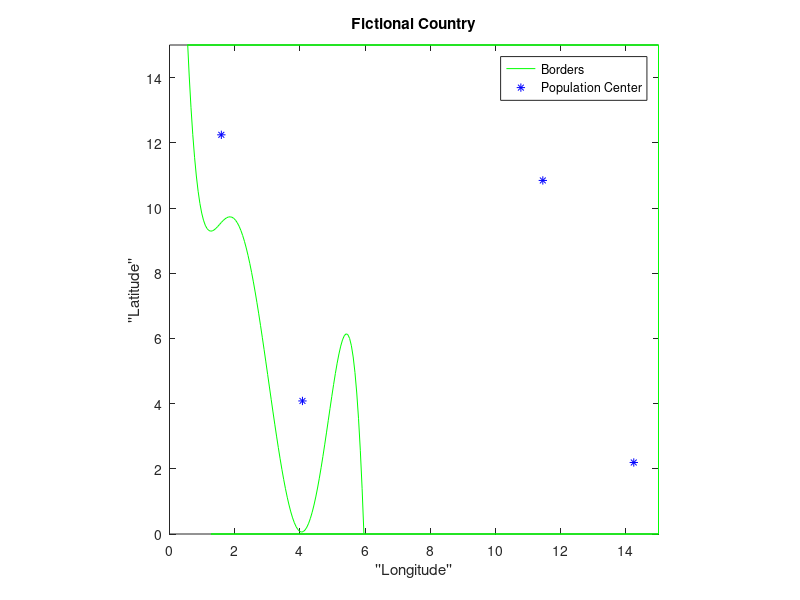
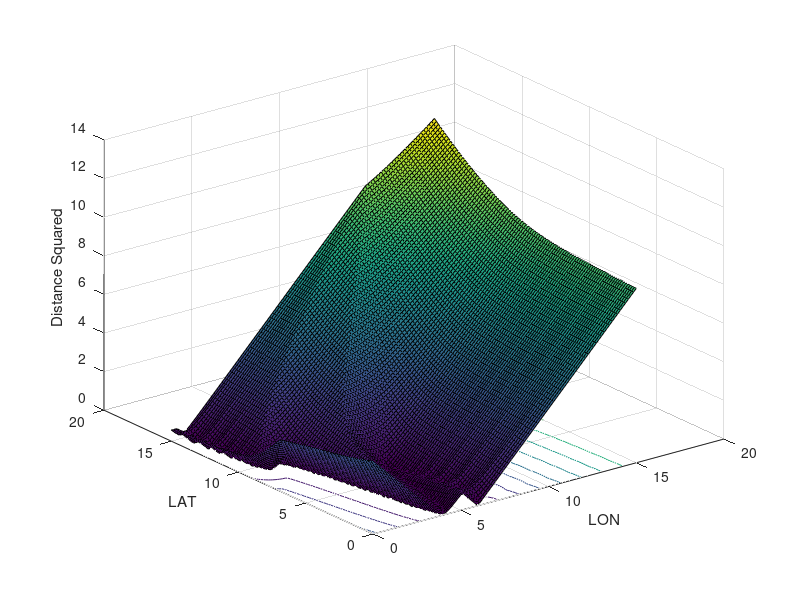
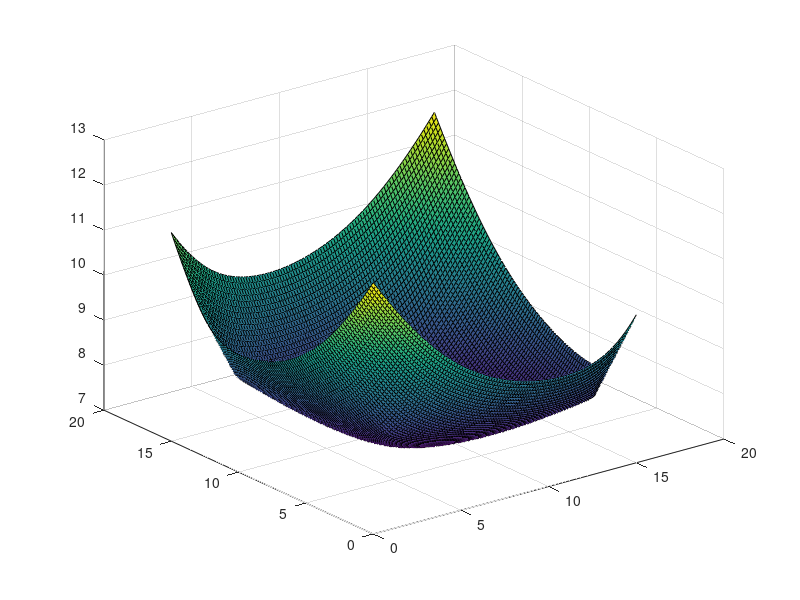
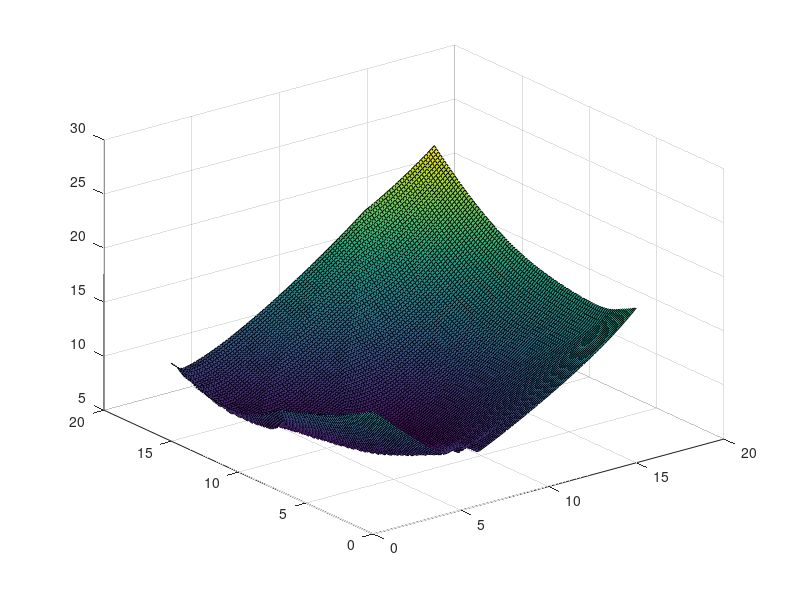

Recreate these plots in MATLAB, in order.
clc; clear; close all

%% Defining the Coast

% Coefficients of polynomial that define the coastline have been
% predetermined (totally arbitrary, but still predetermined)
coastCoeff = load("coastPolyCoeffs.mat");
alphaStar = coastCoeff.alphaStar;

%Some linearly spaced x values
x = linspace(0.55,5.9625,100);

%The 5th-order polynomial that will define our coast:
fx = alphaStar(1,:) + alphaStar(2,:).*x + alphaStar(3,:).*x.^2 + alphaStar(4,:).*x.^3 ...
    + alphaStar(5,:).*x.^4 + alphaStar(6,:).*x.^5;

coast_line = @(x) alphaStar(1,:) + alphaStar(2,:).*x + alphaStar(3,:).*x.^2 + alphaStar(4,:).*x.^3 ...
    + alphaStar(5,:).*x.^4 + alphaStar(6,:).*x.^5;

%coast_line = @(x) -x+15

upper_bound = 15;
lower_bound = 0;
right_bound = 15;

options = optimset('Display','off');
x_bounds = [0 right_bound];
x_bounds = max(x_bounds, fsolve((@(x) (coast_line(x) - upper_bound)),0,options));
x_bounds = min(x_bounds, fsolve((@(x) (coast_line(x) - lower_bound)),0, options));

plot(x, fx,'g');
hold on

%%% Defining the borders of the country (just straight lines)

%Define upper border as straight line:
x1 = linspace(x_bounds(1), right_bound,2);
y1 = upper_bound.*ones(length(x1));
plot(x1,y1,'g','HandleVisibility','off')

%Define lower border as straight line:
x2 = linspace(x_bounds(2),right_bound ,2);
y2 = lower_bound.*ones(length(x2));
plot(x2,y2,'g','HandleVisibility','off')

%Define right side boarder as straight line:
xv = right_bound.*ones(2,1);
yv = linspace(lower_bound, upper_bound,length(xv));
plot(xv,yv,'g','HandleVisibility','off')


%% Plot some randomly selected population centers:
popCenters = [4.0783    4.0816;
              1.5899   12.2449;
             11.4516   10.8455;
             14.2416    2.1937;];
plot(popCenters(:,1),popCenters(:,2),'b*')

%% Add some titles and labels
legend("Borders","Population Center")
title("Fictional Country")
xlabel("''Longitude''")
ylabel("''Latitude''")
axis([0 right_bound lower_bound upper_bound]) 
axis equal

%% Distance to coastline

%Create a meshgrid of lat/lon coordinates
LAT = linspace(0,15,100);
LON = linspace(0,15,100);
[LAT,LON] = meshgrid(LAT,LON);

%Create distance variables:
D2Coast = zeros(length(x),1);    %At a given point, this is the distance to every point 
                           %on the function fx
minD2Coast = zeros(size(LAT));   %Minimum distance from each x,y coordinate to the line fx

for i = 1:length(LON)
    for j = 1:length(LAT)
        for n = 1:length(x)
            D2Coast(n) = sqrt((LON(i,j)-x(n))^2 + (LAT(i,j)-fx(n))^2);    %Calculate distance from coordinates to point on the line
        end
        minD2Coast(i,j) = unique(min(D2Coast));
    end
end
%Plot
figure(2)
surfc(LON,LAT,minD2Coast)
xlabel("LON")
ylabel("LAT")
zlabel("Distance Squared")


%% Distance to cities

D2City1 = zeros(size(LAT));
D2City2 = zeros(size(LAT));
D2City3 = zeros(size(LAT));
D2City4 = zeros(size(LAT));

%Population of cities
popCity1 = 100;
popCity2 = 250;
popCity3 = 75;
popCity4 = 275;
totalPop = popCity1+popCity2+popCity3+popCity4;

%Normalize each cities population by the total population
normPop1 = popCity1/totalPop;   
normPop2 = popCity2/totalPop;
normPop3 = popCity3/totalPop;
normPop4 = popCity4/totalPop;

%LAT/LON coordinates of cities
popCenters = [4.0783    4.0816;
              1.5899   12.2449;
             11.4516   10.8455;
             14.2416    2.1937;];

for i = 1:length(LON)
    for j = 1 : length(LAT)
        D2City1(i,j) = sqrt((LON(i,j)-popCenters(1,1))^2 + (LAT(i,j)-popCenters(1,2))^2);
        D2City2(i,j) = sqrt((LON(i,j)-popCenters(2,1))^2 + (LAT(i,j)-popCenters(2,2))^2);
        D2City3(i,j) = sqrt((LON(i,j)-popCenters(3,1))^2 + (LAT(i,j)-popCenters(3,2))^2);
        D2City4(i,j) = sqrt((LON(i,j)-popCenters(4,1))^2 + (LAT(i,j)-popCenters(4,2))^2);

    end
end

%Developing the cost function based on cities:
d2pop = normPop1.*D2City1 + normPop2.*D2City2 + normPop3.*D2City3 ...
    + normPop4.*D2City4;

figure;
surf(LON,LAT,d2pop);

%% Putting them together 
figure;
surf(LON,LAT,d2pop+minD2Coast)
    
%%
figure(1)